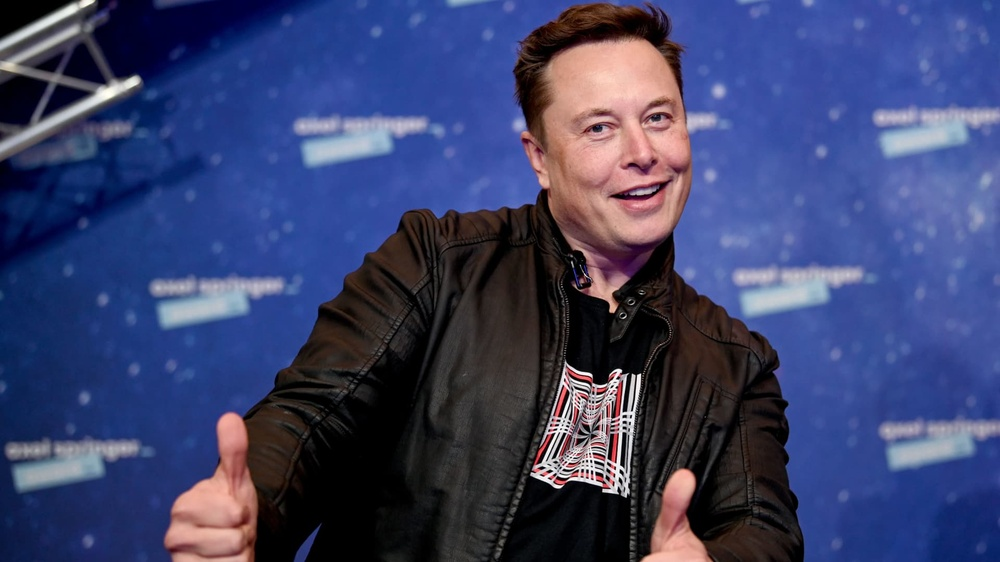
#> input picture opencv/Basics/data/elon musk.jpg, 1000 x 562 px, shrunk from 1920 x 1080 before the run
$ jupyter execute read_image.ipynb
#> lines starting #> are read from the running program, lines starting #| are printed output that depends on the picture
[cell 1]
import cv2
import matplotlib.pyplot as plt # jupyter notebook 사용

path = '../data/elon musk.jpg'
bgr_image = cv2.imread(path)
#> bgr_image is the input picture: shape (562, 1000, 3); mean B, G, R 107.5, 66.3, 59.5
rgb_image = cv2.cvtColor(bgr_image, cv2.COLOR_BGR2RGB)
gray_image = cv2.imread(path, cv2.IMREAD_GRAYSCALE)
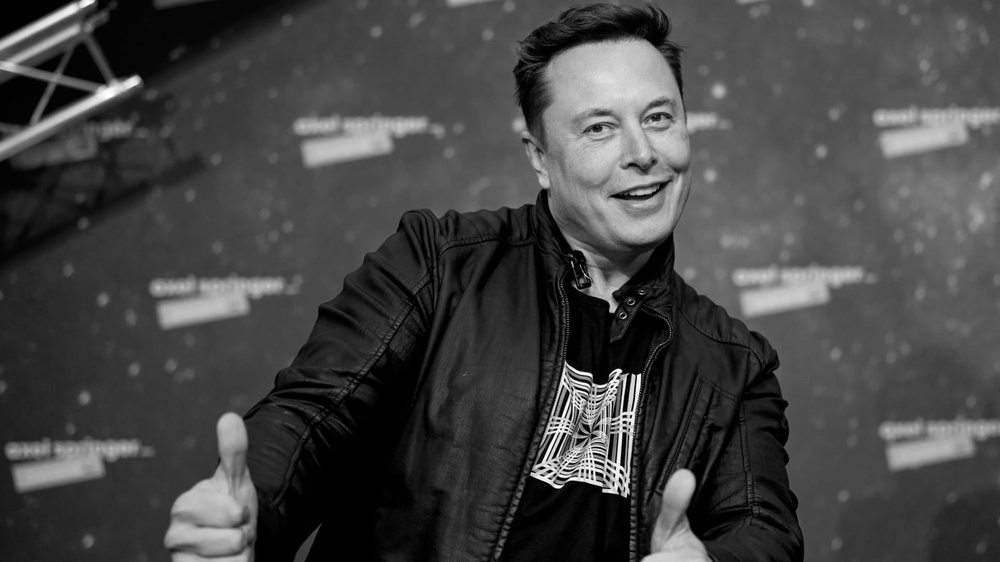
#> gray_image: shape (562, 1000); min 0, max 255, mean 68.9

fig, axes = plt.subplots(1, 3, figsize=(12,4))

axes[0].imshow(bgr_image)
axes[0].set_title('BGR IMAGE')
axes[0].axis('off')

axes[1].imshow(rgb_image)
axes[1].set_title('RGB IMAGE')
axes[1].axis('off')

axes[2].imshow(gray_image)
axes[2].set_title('GRAY IMAGE')
axes[2].axis('off')

plt.show()
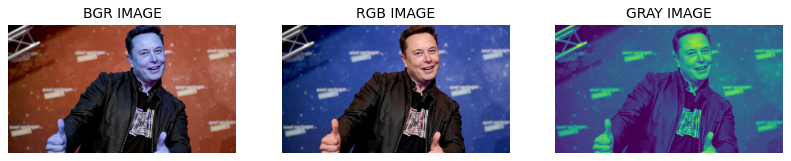
#> figure drawn by matplotlib, 3 panels; B, G, R data is drawn as R, G, B

$ run again, with opencv/Basics/data/tomato.jpg copied over opencv/Basics/data/elon musk.jpg
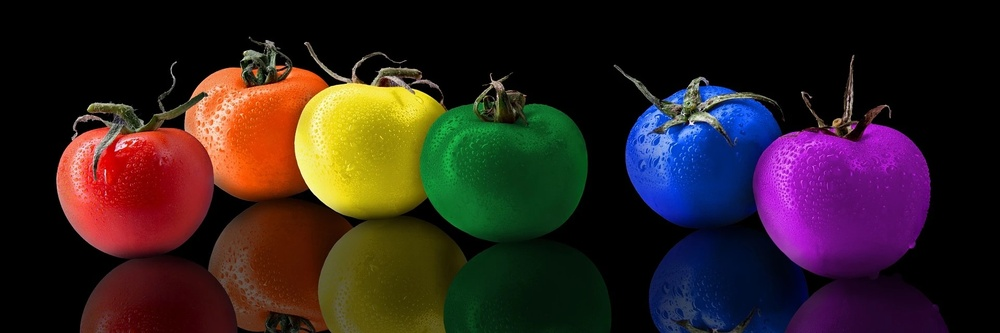
#> input picture opencv/Basics/data/tomato.jpg, 1000 x 333 px, shrunk from 1920 x 640 before the run
#> bgr_image is the input picture: shape (333, 1000, 3); mean B, G, R 31.9, 32.8, 48.4
#> `gray_image = cv2.imread(path, cv2.IMREAD_GRAYSCALE)`:
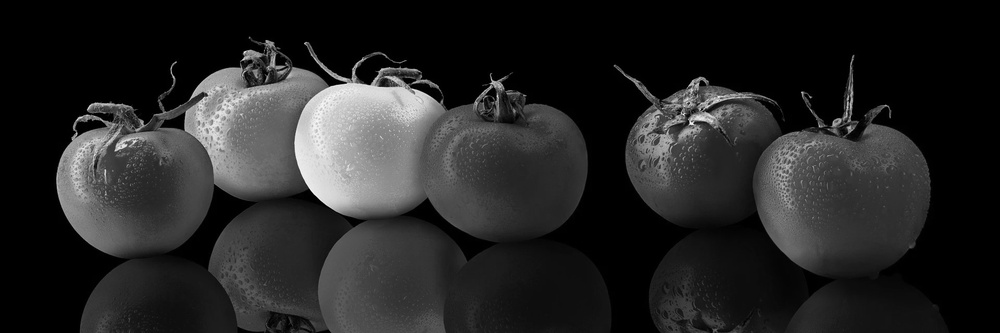
#> gray_image: shape (333, 1000); min 0, max 255, mean 37.3
#> `plt.show()`:
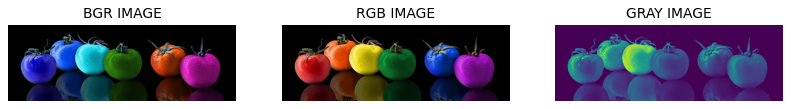
#> figure drawn by matplotlib, 3 panels; B, G, R data is drawn as R, G, B
